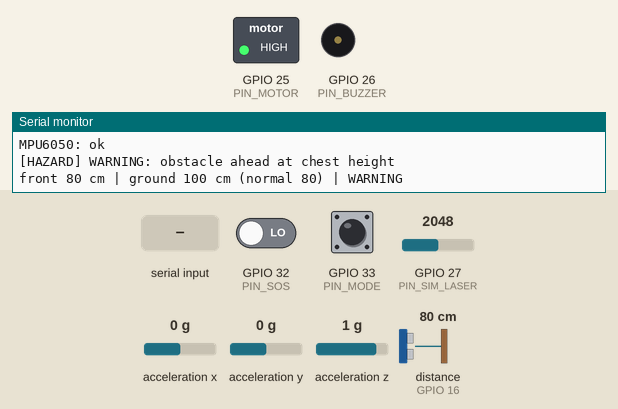
This sketch was run on a simulated ESP32. Parts: switched loads named in the sketch (green lamp = pin HIGH), buzzer (waves = sounding), the last lines printed to the serial monitor. Wiring (inferred from the names in the program): ultrasonic range finder: trigger GPIO 17; echo GPIO 16; MPU-6050 motion sensor at I2C address 0x68. Dashed ring = blinking. The inputs (shaded band) are chosen by the test bench; at power-on: distance to the obstacle (sensor on GPIO 16) 80 cm, GPIO 27 (PIN_SIM_LASER) = 2048, GPIO 32 (PIN_SOS) LOW, GPIO 33 (PIN_MODE) LOW, acceleration x 0 g, acceleration y 0 g, acceleration z 1 g. The echo pulse lasts 58.3 µs per cm; pins used as bus, display or sensor lines are not drawn.

Above: at 1.26 s.
1.3 s: distance to the obstacle (sensor on GPIO 16) set to 73 cm
4.3 s: distance to the obstacle (sensor on GPIO 16) set to 66 cm
At 4.45 s:
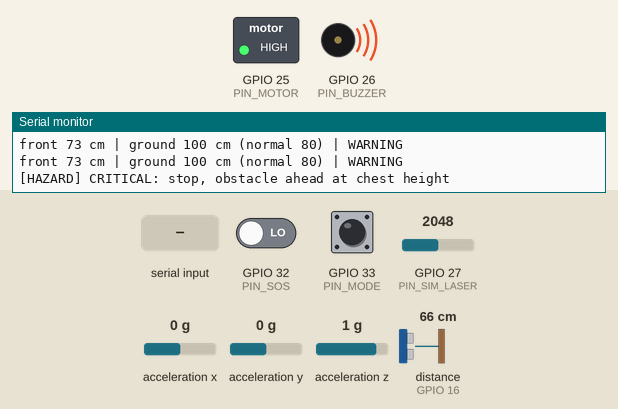
7.3 s: "b90\n" received over Serial
At 7.3 s:
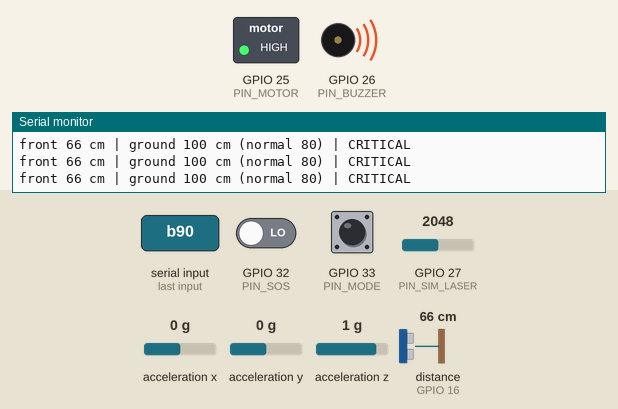
8.8 s: distance to the obstacle (sensor on GPIO 16) set to 120 cm
At 9.36 s:
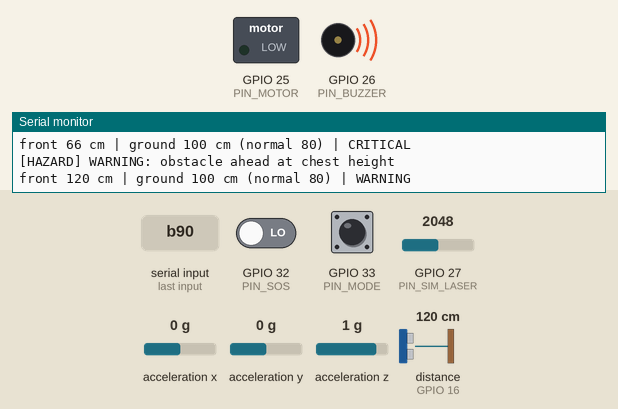
11.8 s: GPIO 27 (PIN_SIM_LASER) set to 2117
14.8 s: GPIO 27 (PIN_SIM_LASER) set to 2214
Timing chart, 0 to 18.8 s (numbered marks = the images above; inputs shaded):
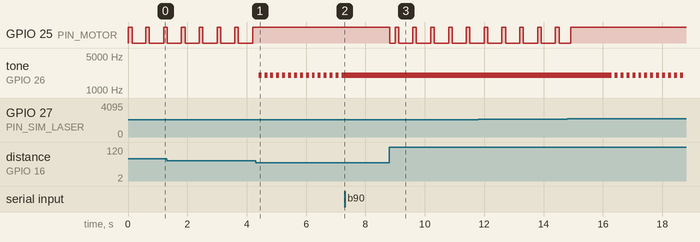

Measured:
- the behaviour switches between 71 and 70 cm on distance to the obstacle (sensor on GPIO 16) (found by bisection; images 0 and 1)
- after the input at 4.3 s, GPIO 25 (PIN_MOTOR): stops changing and stays HIGH; tone on GPIO 26 (PIN_BUZZER): alternates 2000 Hz for 0.10 s and silent for 0.10 s, starting after 0.10 s
- after the input at 7.3 s, tone on GPIO 26 (PIN_BUZZER): stops changing and stays 2000 Hz
- after the input at 8.8 s, GPIO 25 (PIN_MOTOR): HIGH → LOW at once, then repeats every 0.60 s: HIGH 0.12 s, LOW 0.48 s
- by itself, GPIO 25 (PIN_MOTOR): alternates HIGH for 0.12 s and LOW for 0.48 s

The sketch:

guideai_cane.ino
```cpp
/*
  GuideAI smart cane firmware (ESP32 DevKit V1)

  Pins:              hardware/WIRING.md
  Bluetooth format:  hardware/PROTOCOL.md
  Thresholds:        same as CANE_THRESHOLDS in mobile/src/services/detection/caneHazards.ts

  SIMULATION 1  = Wokwi: the VL53L0X laser is replaced by a slider on GPIO27, Bluetooth is off
                  (Wokwi cannot simulate it), and the buzzer plays a tone so you can hear it.
  SIMULATION 0  = the real cane. Needs the "VL53L0X" library by Pololu (Arduino Library Manager).

  The cane warns on its own (motor + buzzer) even when the phone is not connected.
  Serial Monitor (115200): readings and events are printed; type v1 / v2 / v3 (vibrate short /
  double / long) or b5 (buzz 0.5 s) to send the same commands the phone app sends.
*/
#define SIMULATION 1

#include <Wire.h>
#include <math.h>
#if !SIMULATION
#include <VL53L0X.h>
#include <BLEDevice.h>
#include <BLEServer.h>
#include <BLE2902.h>
#endif

// ── pins (hardware/WIRING.md) ──
const int PIN_TRIG = 17;       // RCWL-1601 Trig
const int PIN_ECHO = 16;       // RCWL-1601 Echo
const int PIN_SDA = 21;        // VL53L0X + MPU6050
const int PIN_SCL = 22;
const int PIN_MOTOR = 25;      // through the S8050 transistor
const int PIN_BUZZER = 26;     // through the second S8050
const int PIN_SOS = 32;        // 3V3 -> button -> pin, 10k pull-down
const int PIN_MODE = 33;
const int PIN_BATTERY = 34;    // optional 100k/100k divider from the battery
const int PIN_SIM_LASER = 27;  // Wokwi only: slider in place of the laser

// ── hazard thresholds (keep in sync with the app) ──
const uint16_t FRONT_CRITICAL_CM = 70;
const uint16_t FRONT_WARNING_CM = 150;
const float GROUND_DEFAULT_CM = 80;
const float DROP_MARGIN_CM = 25;
const float STEP_MARGIN_CM = 20;
const float BASELINE_LEARN_BAND_CM = 15;
const int DROP_CONFIRM_READINGS = 2;

// ── special reading values (PROTOCOL.md 4.1) ──
const uint16_t FRONT_CLEAR_CM = 400;
const uint16_t GROUND_CLEAR_CM = 200;
const uint16_t NO_READING = 0xFFFF;

// ── events (PROTOCOL.md 4.2) and commands (4.3) ──
const uint8_t EVENT_SOS = 0x01;
const uint8_t EVENT_WHERE_AM_I = 0x02;
const uint8_t EVENT_VOICE = 0x03;
const uint8_t EVENT_FALL = 0x04;
const uint8_t CMD_VIBRATE = 0x01;
const uint8_t CMD_BUZZ = 0x02;

// ── timing ──
const unsigned long SENSOR_PERIOD_MS = 100;    // ~10 readings per second
const unsigned long IMU_PERIOD_MS = 20;        // 50 Hz, fast enough to catch an impact
const unsigned long STATUS_PERIOD_MS = 1000;
const unsigned long BATTERY_PERIOD_MS = 30000;
const unsigned long DEBOUNCE_MS = 30;
const unsigned long SOS_HOLD_MS = 2000;
const unsigned long MODE_LONG_MS = 1000;

// ── fall detection: a hard impact, then the cane lies still on the ground ──
// The MPU6050 lies flat in the box, so its Y axis runs along the cane shaft.
#if SIMULATION
const float IMPACT_G = 1.8;                    // Wokwi's sliders stop at about 2 g
const unsigned long FALL_WINDOW_MS = 10000;    // time to change the sliders by hand
const float ACCEL_LSB_PER_G = 16384;           // default +-2 g range
#else
const float IMPACT_G = 2.5;
const unsigned long FALL_WINDOW_MS = 3000;
const float ACCEL_LSB_PER_G = 4096;            // +-8 g, so hard impacts are not clipped
#endif
const float LYING_ANGLE_DEG = 65;              // shaft this far from vertical = lying down
const float UPRIGHT_ANGLE_DEG = 45;
const float STILL_TOLERANCE_G = 0.15;
const unsigned long LYING_STILL_MS = 2000;
const uint8_t MPU_ADDR = 0x68;

enum Level { LEVEL_NONE, LEVEL_WARNING, LEVEL_CRITICAL };
const char *LEVEL_NAMES[] = {"clear", "WARNING", "CRITICAL"};

// ─────────────────────────────── state ───────────────────────────────
uint16_t frontCm = FRONT_CLEAR_CM;
uint16_t groundCm = (uint16_t)GROUND_DEFAULT_CM;
float groundBaseline = GROUND_DEFAULT_CM;
int dropStreak = 0;
Level level = LEVEL_NONE;
const char *reason = "";
bool mpuOk = false;

// one-shot vibration / buzz from a command or a button confirmation
uint8_t patternType = 0;            // 0 none, 1 short, 2 double, 3 long
unsigned long patternStart = 0;
unsigned long buzzUntil = 0;
bool motorOn = false, buzzerOn = false;

struct Button {
  int pin;
  bool stable, lastRaw, longFired;
  unsigned long changedAt, pressedAt;
};
Button sosButton = {PIN_SOS, false, false, false, 0, 0};
Button modeButton = {PIN_MODE, false, false, false, 0, 0};

enum FallState { FALL_IDLE, FALL_WAIT, FALL_REPORTED };
FallState fallState = FALL_IDLE;
unsigned long impactAt = 0, stillSince = 0;

unsigned long lastSensor = 0, lastImu = 0, lastStatus = 0, lastBattery = 0;
String serialLine;

#if !SIMULATION
VL53L0X laser;
bool laserOk = false;

const char *SERVICE_UUID = "6e7a0001-4f1b-4c1d-9b3a-2a6e8c9d0b00";
const char *READINGS_UUID = "6e7a0002-4f1b-4c1d-9b3a-2a6e8c9d0b00";
const char *EVENTS_UUID = "6e7a0003-4f1b-4c1d-9b3a-2a6e8c9d0b00";
const char *COMMANDS_UUID = "6e7a0004-4f1b-4c1d-9b3a-2a6e8c9d0b00";
BLECharacteristic *readingsChar = nullptr;
BLECharacteristic *eventsChar = nullptr;
BLECharacteristic *batteryChar = nullptr;
volatile bool phoneConnected = false;
// commands arrive on the Bluetooth task; the main loop applies them
volatile bool commandPending = false;
volatile uint8_t pendingCommand[2];
#endif

// ─────────────────────────────── outputs ───────────────────────────────
void setMotor(bool on) {
  if (on == motorOn) return;
  motorOn = on;
  digitalWrite(PIN_MOTOR, on ? HIGH : LOW);
}

void setBuzzer(bool on) {
  if (on == buzzerOn) return;
  buzzerOn = on;
#if SIMULATION
  if (on) tone(PIN_BUZZER, 2000);   // Wokwi's buzzer needs a tone to make a sound
  else noTone(PIN_BUZZER);
#else
  digitalWrite(PIN_BUZZER, on ? HIGH : LOW);   // active buzzer: on/off is enough
#endif
}

void vibrate(uint8_t pattern) {
  patternType = pattern;
  patternStart = millis();
}

// Is the one-shot vibration pattern on right now?
bool patternActive(unsigned long now) {
  if (patternType == 0) return false;
  unsigned long t = now - patternStart;
  switch (patternType) {
    case 1: if (t < 150) return true; break;                          // short
    case 2: if (t < 120 || (t >= 240 && t < 360)) return true;        // double
            if (t < 360) return false; break;
    case 3: if (t < 600) return true; break;                          // long
  }
  if (t >= 600) patternType = 0;
  return false;
}

void updateFeedback(unsigned long now) {
  bool motor = patternActive(now);
  bool buzz = now < buzzUntil;
  if (level == LEVEL_CRITICAL) {
    motor = true;                                   // continuous vibration
    buzz = buzz || (now / 100) % 2 == 0;            // fast beeping
  } else if (level == LEVEL_WARNING) {
    motor = motor || (now % 600) < 120;             // short pulses
  }
  setMotor(motor);
  setBuzzer(buzz);
}

void handleCommand(uint8_t command, uint8_t value) {
  if (command == CMD_VIBRATE && value >= 1 && value <= 3) {
    vibrate(value);
    Serial.printf("[COMMAND] vibrate pattern %u\n", value);
  } else if (command == CMD_BUZZ) {
    buzzUntil = millis() + value * 100UL;
    Serial.printf("[COMMAND] buzz %u ms\n", value * 100U);
  } else {
    Serial.printf("[COMMAND] unknown 0x%02X 0x%02X\n", command, value);
  }
}

// ─────────────────────────────── Bluetooth ───────────────────────────────
#if !SIMULATION
class ServerCallbacks : public BLEServerCallbacks {
  void onConnect(BLEServer *) override {
    phoneConnected = true;
  }
  void onDisconnect(BLEServer *) override {
    phoneConnected = false;
    BLEDevice::startAdvertising();   // let the phone find the cane again
  }
};

class CommandCallbacks : public BLECharacteristicCallbacks {
  void onWrite(BLECharacteristic *c) override {
    auto value = c->getValue();
    if (value.length() < 2 || commandPending) return;
    pendingCommand[0] = (uint8_t)value[0];
    pendingCommand[1] = (uint8_t)value[1];
    commandPending = true;
  }
};

void setupBluetooth() {
  BLEDevice::init("GuideAI-Cane");
  BLEServer *server = BLEDevice::createServer();
  server->setCallbacks(new ServerCallbacks());

  BLEService *cane = server->createService(SERVICE_UUID);
  readingsChar = cane->createCharacteristic(READINGS_UUID, BLECharacteristic::PROPERTY_NOTIFY);
  readingsChar->addDescriptor(new BLE2902());
  eventsChar = cane->createCharacteristic(EVENTS_UUID, BLECharacteristic::PROPERTY_NOTIFY);
  eventsChar->addDescriptor(new BLE2902());
  BLECharacteristic *commands = cane->createCharacteristic(COMMANDS_UUID, BLECharacteristic::PROPERTY_WRITE);
  commands->setCallbacks(new CommandCallbacks());
  cane->start();

  BLEService *battery = server->createService(BLEUUID((uint16_t)0x180F));
  batteryChar = battery->createCharacteristic(BLEUUID((uint16_t)0x2A19),
                                              BLECharacteristic::PROPERTY_READ | BLECharacteristic::PROPERTY_NOTIFY);
  batteryChar->addDescriptor(new BLE2902());
  battery->start();

  BLEAdvertising *advertising = BLEDevice::getAdvertising();
  advertising->addServiceUUID(SERVICE_UUID);
  advertising->setScanResponse(true);
  BLEDevice::startAdvertising();
}
#endif

void sendReadings() {
#if !SIMULATION
  if (!phoneConnected) return;
  uint8_t data[4] = {(uint8_t)(frontCm & 0xFF), (uint8_t)(frontCm >> 8),
                     (uint8_t)(groundCm & 0xFF), (uint8_t)(groundCm >> 8)};
  readingsChar->setValue(data, 4);
  readingsChar->notify();
#endif
}

void sendEvent(uint8_t event, const char *name) {
  Serial.printf("[EVENT] %s (0x%02X)\n", name, event);
#if !SIMULATION
  if (!phoneConnected) return;
  eventsChar->setValue(&event, 1);
  eventsChar->notify();
#endif
}

void updateBattery() {
#if !SIMULATION
  // 100k/100k divider halves the battery voltage; 3.3 V = empty, 4.2 V = full
  int millivolts = analogReadMilliVolts(PIN_BATTERY) * 2;
  uint8_t percent = (uint8_t)constrain((millivolts - 3300) * 100 / (4200 - 3300), 0, 100);
  batteryChar->setValue(&percent, 1);
  if (phoneConnected) batteryChar->notify();
#endif
}

// ─────────────────────────────── sensors ───────────────────────────────
uint16_t readFrontCm() {
  digitalWrite(PIN_TRIG, LOW);
  delayMicroseconds(2);
  digitalWrite(PIN_TRIG, HIGH);
  delayMicroseconds(10);
  digitalWrite(PIN_TRIG, LOW);
  unsigned long echoUs = pulseIn(PIN_ECHO, HIGH, 25000UL);   // 25 ms = a little over 4 m
  if (echoUs == 0) return FRONT_CLEAR_CM;                   // no echo: nothing in range
  uint16_t cm = echoUs / 58;
  return cm > FRONT_CLEAR_CM ? FRONT_CLEAR_CM : cm;
}

uint16_t readGroundCm() {
#if SIMULATION
  return map(analogRead(PIN_SIM_LASER), 0, 4095, 0, GROUND_CLEAR_CM);
#else
  if (!laserOk) return NO_READING;
  uint16_t mm = laser.readRangeContinuousMillimeters();
  if (laser.timeoutOccurred()) return NO_READING;
  uint16_t cm = mm / 10;
  return cm >= GROUND_CLEAR_CM ? GROUND_CLEAR_CM : cm;      // out of range = nothing below
#endif
}

// Same rules as CaneHazardDetector in the app.
void evaluateHazards() {
  Level frontLevel = LEVEL_NONE, groundLevel = LEVEL_NONE;
  const char *frontReason = "", *groundReason = "";

  if (frontCm != NO_READING && frontCm <= FRONT_WARNING_CM) {
    bool critical = frontCm <= FRONT_CRITICAL_CM;
    frontLevel = critical ? LEVEL_CRITICAL : LEVEL_WARNING;
    frontReason = critical ? "stop, obstacle ahead at chest height" : "obstacle ahead at chest height";
  }

  if (groundCm != NO_READING) {
    float g = groundCm;
    bool isDrop = g >= groundBaseline + DROP_MARGIN_CM;
    bool isStep = g <= groundBaseline - STEP_MARGIN_CM;
    dropStreak = isDrop ? dropStreak + 1 : 0;
    if (isDrop && dropStreak >= DROP_CONFIRM_READINGS) {
      groundLevel = LEVEL_CRITICAL;
      groundReason = "stop, drop ahead";
    } else if (isStep) {
      groundLevel = LEVEL_WARNING;
      groundReason = "step or curb ahead";
    } else if (fabsf(g - groundBaseline) <= BASELINE_LEARN_BAND_CM) {
      groundBaseline = groundBaseline * 0.9f + g * 0.1f;     // learn how this user holds the cane
    }
  }

  Level newLevel = frontLevel >= groundLevel ? frontLevel : groundLevel;
  const char *newReason = frontLevel >= groundLevel ? frontReason : groundReason;
  if (newLevel != level || newReason != reason) {
    level = newLevel;
    reason = newReason;
    if (level == LEVEL_NONE) Serial.println("[HAZARD] clear");
    else Serial.printf("[HAZARD] %s: %s\n", LEVEL_NAMES[level], reason);
  }
}

bool setupMpu() {
  Wire.beginTransmission(MPU_ADDR);
  Wire.write(0x6B);   // PWR_MGMT_1: wake up
  Wire.write(0x00);
  if (Wire.endTransmission() != 0) return false;
#if !SIMULATION
  Wire.beginTransmission(MPU_ADDR);
  Wire.write(0x1C);   // ACCEL_CONFIG: +-8 g
  Wire.write(0x10);
  if (Wire.endTransmission() != 0) return false;
#endif
  return true;
}

bool readAccel(float &ax, float &ay, float &az) {
  Wire.beginTransmission(MPU_ADDR);
  Wire.write(0x3B);   // ACCEL_XOUT_H
  if (Wire.endTransmission(false) != 0) return false;
  if (Wire.requestFrom(MPU_ADDR, (uint8_t)6) != 6) return false;
  int16_t raw[3];
  for (int i = 0; i < 3; i++) raw[i] = (int16_t)((Wire.read() << 8) | Wire.read());
  ax = raw[0] / ACCEL_LSB_PER_G;
  ay = raw[1] / ACCEL_LSB_PER_G;
  az = raw[2] / ACCEL_LSB_PER_G;
  return true;
}

void updateFall(unsigned long now) {
  float ax, ay, az;
  if (!mpuOk || !readAccel(ax, ay, az)) return;
  float total = sqrtf(ax * ax + ay * ay + az * az);
  if (total < 0.05f) return;
  float shaftAngle = acosf(fminf(1.0f, fabsf(ay) / total)) * 180.0f / PI;   // 0 = upright
  bool lyingStill = shaftAngle > LYING_ANGLE_DEG && fabsf(total - 1.0f) < STILL_TOLERANCE_G;

  switch (fallState) {
    case FALL_IDLE:
      if (total > IMPACT_G) {
        fallState = FALL_WAIT;
        impactAt = now;
        stillSince = 0;
        Serial.printf("[FALL] impact %.1f g, watching...\n", total);
      }
      break;
    case FALL_WAIT:
      if (lyingStill) {
        if (stillSince == 0) stillSince = now;
        if (now - stillSince >= LYING_STILL_MS) {
          fallState = FALL_REPORTED;
          vibrate(3);
          sendEvent(EVENT_FALL, "fall detected");
        }
      } else {
        stillSince = 0;
        if (now - impactAt > FALL_WINDOW_MS) fallState = FALL_IDLE;   // it was just a tap
      }
      break;
    case FALL_REPORTED:
      if (shaftAngle < UPRIGHT_ANGLE_DEG) fallState = FALL_IDLE;     // picked up again
      break;
  }
}

// ─────────────────────────────── buttons ───────────────────────────────
void updateButton(Button &b, unsigned long now) {
  bool raw = digitalRead(b.pin) == HIGH;   // pull-down: pressed = HIGH
  if (raw != b.lastRaw) {
    b.lastRaw = raw;
    b.changedAt = now;
  }
  if (now - b.changedAt >= DEBOUNCE_MS && raw != b.stable) {
    b.stable = raw;
    if (raw) {
      b.pressedAt = now;
      b.longFired = false;
    } else if (b.pin == PIN_MODE && !b.longFired) {
      vibrate(1);
      sendEvent(EVENT_WHERE_AM_I, "MODE short press: where am I?");
    }
  }
  if (b.stable && !b.longFired) {
    if (b.pin == PIN_SOS && now - b.pressedAt >= SOS_HOLD_MS) {
      b.longFired = true;
      vibrate(3);
      sendEvent(EVENT_SOS, "SOS held 2 s");
    } else if (b.pin == PIN_MODE && now - b.pressedAt >= MODE_LONG_MS) {
      b.longFired = true;
      vibrate(2);
      sendEvent(EVENT_VOICE, "MODE long press: voice commands");
    }
  }
}

// Serial Monitor commands, same as the phone's: v1 v2 v3 = vibrate, b<n> = buzz n x 100 ms
void readSerialCommands() {
  while (Serial.available()) {
    char c = Serial.read();
    if (c != '\n' && c != '\r') {
      serialLine += c;
      continue;
    }
    serialLine.trim();
    if (serialLine.length() >= 2) {
      int value = serialLine.substring(1).toInt();
      if (serialLine[0] == 'v') handleCommand(CMD_VIBRATE, value);
      else if (serialLine[0] == 'b') handleCommand(CMD_BUZZ, value);
    }
    serialLine = "";
  }
}

// ─────────────────────────────── main ───────────────────────────────
void setup() {
  Serial.begin(115200);
  pinMode(PIN_TRIG, OUTPUT);
  pinMode(PIN_ECHO, INPUT);
  pinMode(PIN_MOTOR, OUTPUT);
  pinMode(PIN_BUZZER, OUTPUT);
  pinMode(PIN_SOS, INPUT_PULLDOWN);    // the external 10k does the same; this is a backup
  pinMode(PIN_MODE, INPUT_PULLDOWN);
  digitalWrite(PIN_MOTOR, LOW);
  digitalWrite(PIN_BUZZER, LOW);

  Wire.begin(PIN_SDA, PIN_SCL);
  mpuOk = setupMpu();
#if !SIMULATION
  laser.setTimeout(100);
  laserOk = laser.init();
  if (laserOk) {
    laser.setMeasurementTimingBudget(33000);
    laser.startContinuous();
  }
  setupBluetooth();
#endif

  Serial.println();
  Serial.println(SIMULATION ? "GuideAI cane ready (SIMULATION: laser = slider, no Bluetooth)" : "GuideAI cane ready");
  Serial.printf("MPU6050: %s\n", mpuOk ? "ok" : "NOT FOUND (check SDA/SCL)");
#if !SIMULATION
  Serial.printf("VL53L0X: %s\n", laserOk ? "ok" : "NOT FOUND (check SDA/SCL)");
  updateBattery();
#endif
  vibrate(1);
}

void loop() {
  unsigned long now = millis();

  updateButton(sosButton, now);
  updateButton(modeButton, now);

  if (now - lastImu >= IMU_PERIOD_MS) {
    lastImu = now;
    updateFall(now);
  }

  if (now - lastSensor >= SENSOR_PERIOD_MS) {
    lastSensor = now;
    frontCm = readFrontCm();
    groundCm = readGroundCm();
    evaluateHazards();
    sendReadings();
  }

  if (now - lastStatus >= STATUS_PERIOD_MS) {
    lastStatus = now;
    Serial.printf("front %u cm | ground %u cm (normal %.0f) | %s\n", frontCm, groundCm, groundBaseline,
                  LEVEL_NAMES[level]);
  }

#if !SIMULATION
  if (commandPending) {
    handleCommand(pendingCommand[0], pendingCommand[1]);
    commandPending = false;
  }
  if (now - lastBattery >= BATTERY_PERIOD_MS) {
    lastBattery = now;
    updateBattery();
  }
#endif

  readSerialCommands();
  updateFeedback(millis());
}
```
